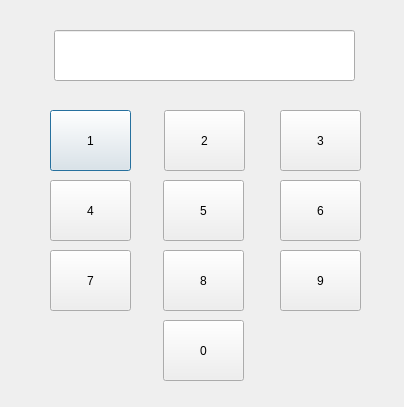
<?xml version="1.0" encoding="UTF-8"?>
<ui version="4.0">
 <class>Dialog</class>
 <widget class="QDialog" name="Dialog">
  <property name="geometry">
   <rect>
    <x>0</x>
    <y>0</y>
    <width>404</width>
    <height>407</height>
   </rect>
  </property>
  <property name="windowTitle">
   <string>Dialog</string>
  </property>
  <widget class="QLineEdit" name="q_lineEdit">
   <property name="geometry">
    <rect>
     <x>54</x>
     <y>30</y>
     <width>301</width>
     <height>51</height>
    </rect>
   </property>
  </widget>
  <widget class="QPushButton" name="num_pushButton_1">
   <property name="geometry">
    <rect>
     <x>50</x>
     <y>110</y>
     <width>81</width>
     <height>61</height>
    </rect>
   </property>
   <property name="text">
    <string>1</string>
   </property>
  </widget>
  <widget class="QPushButton" name="num_pushButton_2">
   <property name="geometry">
    <rect>
     <x>164</x>
     <y>110</y>
     <width>81</width>
     <height>61</height>
    </rect>
   </property>
   <property name="text">
    <string>2</string>
   </property>
  </widget>
  <widget class="QPushButton" name="num_pushButton_3">
   <property name="geometry">
    <rect>
     <x>280</x>
     <y>110</y>
     <width>81</width>
     <height>61</height>
    </rect>
   </property>
   <property name="text">
    <string>3</string>
   </property>
  </widget>
  <widget class="QPushButton" name="num_pushButton_4">
   <property name="geometry">
    <rect>
     <x>50</x>
     <y>180</y>
     <width>81</width>
     <height>61</height>
    </rect>
   </property>
   <property name="text">
    <string>4</string>
   </property>
  </widget>
  <widget class="QPushButton" name="num_pushButton_6">
   <property name="geometry">
    <rect>
     <x>280</x>
     <y>180</y>
     <width>81</width>
     <height>61</height>
    </rect>
   </property>
   <property name="text">
    <string>6</string>
   </property>
  </widget>
  <widget class="QPushButton" name="num_pushButton_5">
   <property name="geometry">
    <rect>
     <x>163</x>
     <y>180</y>
     <width>81</width>
     <height>61</height>
    </rect>
   </property>
   <property name="text">
    <string>5</string>
   </property>
  </widget>
  <widget class="QPushButton" name="num_pushButton_7">
   <property name="geometry">
    <rect>
     <x>50</x>
     <y>250</y>
     <width>81</width>
     <height>61</height>
    </rect>
   </property>
   <property name="text">
    <string>7</string>
   </property>
  </widget>
  <widget class="QPushButton" name="num_pushButton_9">
   <property name="geometry">
    <rect>
     <x>280</x>
     <y>250</y>
     <width>81</width>
     <height>61</height>
    </rect>
   </property>
   <property name="text">
    <string>9</string>
   </property>
  </widget>
  <widget class="QPushButton" name="num_pushButton_0">
   <property name="geometry">
    <rect>
     <x>163</x>
     <y>320</y>
     <width>81</width>
     <height>61</height>
    </rect>
   </property>
   <property name="text">
    <string>0</string>
   </property>
  </widget>
  <widget class="QPushButton" name="num_pushButton_8">
   <property name="geometry">
    <rect>
     <x>163</x>
     <y>250</y>
     <width>81</width>
     <height>61</height>
    </rect>
   </property>
   <property name="text">
    <string>8</string>
   </property>
  </widget>
 </widget>
 <resources/>
 <connections/>
</ui>
